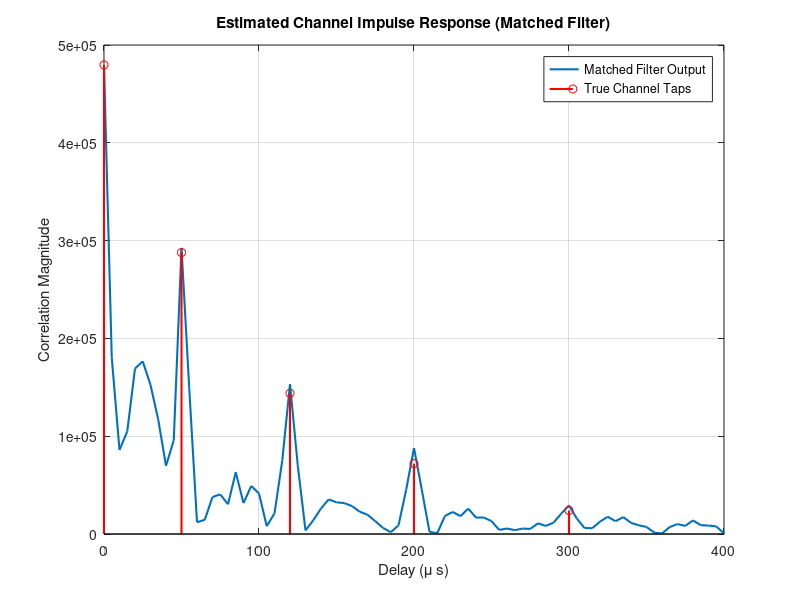
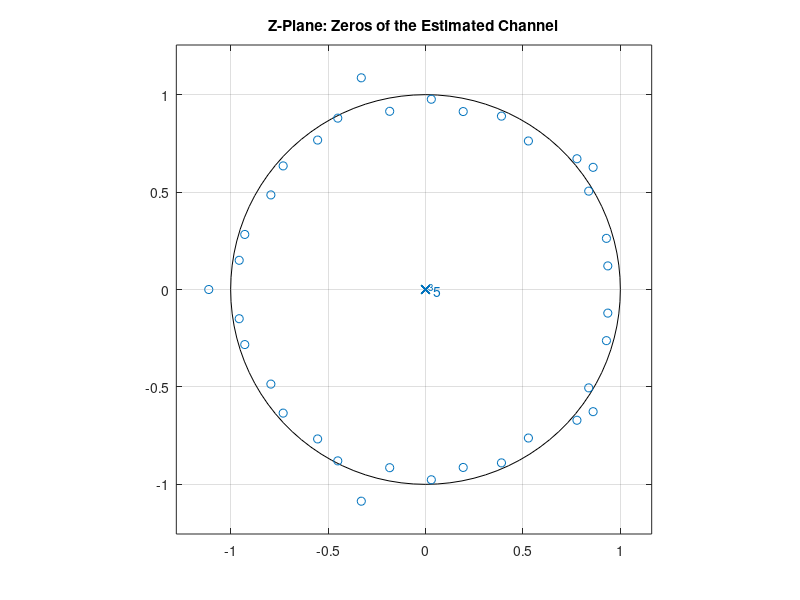

Source code (MATLAB) for these figures, in order:
close all;
clear all;
clc;

% ==========================================
% CHOOSE YOUR MODE HERE
% 1 = Generate Chirp (Save Tx .mat file)
% 2 = Decode Chirp (Load recorded_chirp.mat & process)
% 3 = Simulation (Pass through artificial channel & process)
% ==========================================
RUN_MODE = 3; 

% ==========================================
% SYSTEM PARAMETERS
% ==========================================
T = 50e-3;          % duration of chirp [s]
Fs = 200e3;         % sample frequency [Hz]
t = (1/Fs:1/Fs: T)';
f0 = 0.05*Fs;       % start frequency (10 kHz)
f1 = 0.4*Fs;        % end frequency (80 kHz)
V_peak = 10;        % Stretch for transmitter range [20Vpp]

% Generate the signal
y_ref = chirp(t, f0, T, f1, 'logarithmic');
tx_signal = y_ref * V_peak;


% ==========================================
% MODE 1: GENERATE & SAVE ONLY
% ==========================================
if RUN_MODE == 1
    disp('--- MODE 1: GENERATING CHIRP ---');
    filename = 'Chirp_Tx.mat';
    y_scaled = tx_signal; 
    save(filename, 'y_scaled', 'Fs');
    disp(['Success: Chirp signal saved as ', filename]);
    
    % Verify visually
    figure;
    pspectrum(y_scaled, Fs, 'spectrogram', 'TimeResolution', 1e-3, ...
        'OverlapPercent', 99, 'Leakage', 0.85);
    title('Transmitted Signal Spectrogram');
    
    return; 
end


% ==========================================
% MODE 2 & 3: SIGNAL SETUP
% ==========================================
has_true_taps = false; % Flag for plotting

if RUN_MODE == 2
    disp('--- MODE 2: DECODING REAL CHANNEL ---');
    
    % Load the recorded received signal
    if ~isfile('recorded_chirp.mat')
        error('recorded_chirp.mat not found in current directory.');
    end
    rx_data = load('recorded_chirp.mat');
    
    % Dynamically grab the first variable inside recorded_chirp.mat 
    fields = fieldnames(rx_data);
    rx_signal = rx_data.(fields{1}); 
    rx_signal = rx_signal(:); % Ensure it's a column vector
    disp(['Loaded received signal from variable: ', fields{1}]);

elseif RUN_MODE == 3
    disp('--- MODE 3: SIMULATION ---');
    
    %Create the 5-Tap Decaying Channel
    tap_delays = [0, 50, 120, 200, 300]; 
    tap_delays_samples = round(tap_delays * 1e-6 * Fs);
    tap_amps = [1.0, 0.6, 0.3, 0.15, 0.05];
    
    channel_length = max(tap_delays_samples) + 1;
    h_true = zeros(channel_length, 1);
    h_true(tap_delays_samples + 1) = tap_amps; 
    
    % 2. Pass signal through channel and add noise
    rx_signal = filter(h_true, 1, tx_signal);
    rx_signal = awgn(rx_signal, 20, 'measured'); 
    
    has_true_taps = true; % Tell the plotting section to draw the red stems
end


% ==========================================
% UNIFIED DECODE & PROCESSING (Runs for Mode 2 & 3)
% ==========================================

%Matched Filter (Cross-Correlation)
[corr_out, lags] = xcorr(rx_signal, tx_signal); %for decode mode tx_signal = the original clean chirp

% Convert lags to microseconds and keep only positive delays
time_lags_us = (lags / Fs) * 1e6;
positive_idx = find(lags >= 0);
corr_positive = corr_out(positive_idx);
time_positive_us = time_lags_us(positive_idx);

% Visualization: Impulse Response
figure;
plot(time_positive_us, abs(corr_positive), 'LineWidth', 1.5);
hold on;

if has_true_taps
    % Overlay true taps for simulation mode
    stem(tap_delays, tap_amps * max(abs(corr_positive)), 'r', 'LineWidth', 1.5);
    legend('Matched Filter Output', 'True Channel Taps');
else
    legend('Matched Filter Output');
end

xlim([0 400]); 
title('Estimated Channel Impulse Response (Matched Filter)');
xlabel('Delay (\mu s)');
ylabel('Correlation Magnitude');
grid on;

%Extract Peaks (Taps)
threshold = 0.1 * max(abs(corr_positive)); 
min_dist_samples = round(14e-6 * Fs); % Based on 70kHz BW resolution

[peak_amps, peak_locs] = findpeaks(abs(corr_positive), ...
    'MinPeakHeight', threshold, 'MinPeakDistance', min_dist_samples);

% Normalize delays (n=0 for first arrival)
delay_samples = peak_locs - peak_locs(1);

% Build discrete polynomial
max_delay = max(delay_samples);
h_discrete = zeros(max_delay + 1, 1);
h_discrete(delay_samples + 1) = peak_amps; 

%Visualization: Z-Plane
figure;
% Transpose h_discrete to a row vector to find roots correctly
zplane(h_discrete', 1); 
title('Z-Plane: Zeros of the Estimated Channel');
